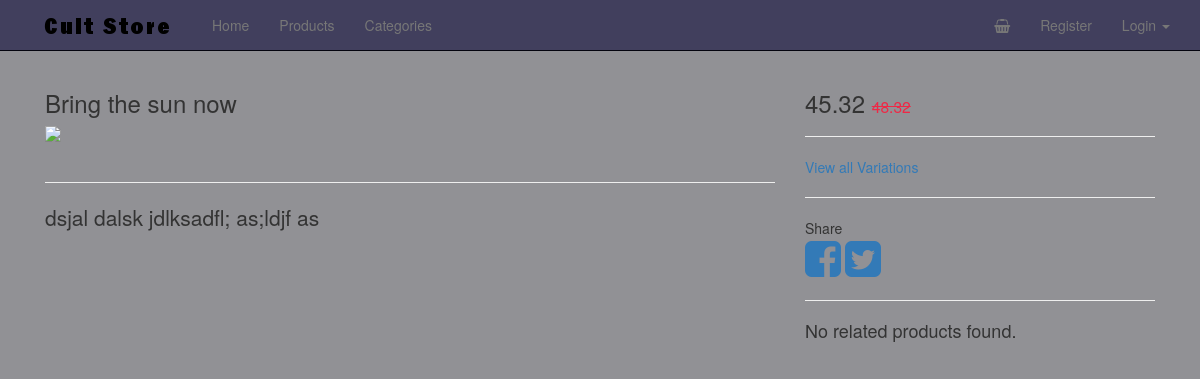
The page /products/4220a722-4628-45cc-b88e-4f50d21a4ca6/ on the database its author committed.
### products/models.py (models this page shows, shortened)
class Product(models.Model):
    id = models.UUIDField(primary_key=True, default=uuid.uuid4, editable=False)
    title = models.CharField(max_length=120)
    description = models.TextField()
    price = models.DecimalField(max_digits=25, decimal_places=2)
    sale_price = models.DecimalField(max_digits=25, decimal_places=2,
                                     null=True, blank=True)
    sale_active = models.BooleanField(default=False)
    media = models.ImageField(upload_to=download_media_location,
                              null=True, blank=True,
                              storage=FileSystemStorage(location=settings.PROTECTED_ROOT))
    category = models.ManyToManyField("Category", blank=True)
    status = models.CharField(max_length=20, choices=STATUS_CHOICES, default="active")
    timestamp = models.DateTimeField(auto_now_add=True, auto_now=False)
    objects = ProductManager()
    def get_image_url(self, type="sd"):
        img = self.thumbnail_set.all()
        if img.count() > 0:
            img = img.get(type=type)
            if img is not None:
                return img.media.url
        return None

class Variation(models.Model):
    title = models.CharField(max_length=120)
    sub_description = models.CharField(max_length=360, null=True, blank=True)
    price = models.DecimalField(max_digits=25, decimal_places=2)
    sale_price = models.DecimalField(max_digits=25, decimal_places=2,
                                     null=True, blank=True)
    sale_active = models.BooleanField(default=False)
    product = models.ForeignKey(Product)

### products/views.py (the view)
# urls.py: url(r'^(?P<id>[\w-]+)/$', ProductDetailView.as_view(), name='detail'),
class ProductDetailView(ProductIdMixin, DetailView):
    model = Product
    def get_context_data(self, **kwargs):
        context = super(ProductDetailView, self).get_context_data(**kwargs)
        product = self.get_object()
        context["hd_image"] = product.get_image_url(type='hd')
        context["related"] = self.model.objects.get_related(product)
        return context

### products/models.py (called while the page is built)
    def active(self):
        return self.filter(status="active")

    def get_queryset(self):
        return ProductQuerySet(self.model, using=self._db)

    def all(self, *args, **kwargs):
        return self.get_queryset().active()

    def get_related(self, instance):
        return self.get_queryset()\
            .filter(category__in=instance.category.all())\
            .exclude(id=instance.id)\
            .distinct()

### templates/products/product_detail.html (shortened to what this page needs)
{% extends 'base.html' %}
{% block content %}
    <div class="col-sm-8">
        <h3>{{ object.title }}</h3>
        {% if hd_image %}
            <img id="img" class="img-responsive" src="{{ hd_image }}" /><br />
        {% endif %}
        <hr />
        <p class="lead">{{ object.description }}</p>
    </div>
    <div class="col-sm-4">
        {% if object.variation_set.count > 1 %}
            <h3 class="text-left" id="price" >
                {{ object.variation_set.first.price }}
            </h3>
            <select name="item" class="form-control variation-select">
                {% for variation in object.variation_set.all %}
                    <option data-sale-price="{{ variation.sale_price }}"
                            data-price="{{ variation.price }}"
                            data-description="{{ variation.sub_description }}"
                            value="{{ variation.id }}">
                        {{ variation }}
                    </option>
                {% endfor %}
            </select>
            <p id="description">
                {{ object.variation_set.first.sub_description }}
            </p>
        {% else %}
            <h3 class="text-left">
                {% if object.variation_set.first.sale_price %}
                    {{ object.variation_set.first.sale_price }}
                    <small class="og-price">{{ object.variation_set.first.price }}</small>
                {% else %}
                    {{ object.variation_set.first.price }}
                {% endif %}
            </h3>
        {% endif %}
        <hr />
        <a href="{% url 'products:variation_detail' object.id %}">
            <p>View all Variations</p>
        </a>
        <hr />
        <p>Share<br />
            <a href="https://www.facebook.com/sharer/sharer.php?u=
                {{ request.build_absolute_uri }}">
                <i class="fa fa-facebook-square fa-3x"></i>
            </a>
            <a href="https://twitter.com/home?status=I'm%20going%20to%20learn%20to%20Code...%20Come%20build%20an%20web%20apsp%20with%20me!%20%23CFE%20and%20@justinmitchel%20{{ request.build_absolute_uri }}">
                <i class="fa fa-twitter-square fa-3x"></i>
            </a>
        </p>
        <hr />
        {% if related.count == 0 %}
            <h4>No related products found.</h4>
        {% endif %}
    </div>
{% endblock %}

### static_in_pro/our_static/css/navbar-static-top.css (style rules this page uses)
body { min-height: 1000px; background-color: #919195; }

### static_in_pro/our_static/css/custom.css (style rules this page uses)
.og-price { color: #ef2846; text-decoration: line-through; }

### rows shown on the page
Product: title "Bring the sun now", description "dsjal dalsk jdlksadfl; as;ldjf as", variation_set.first.sale_price "45.32", variation_set.first.price "48.32"
